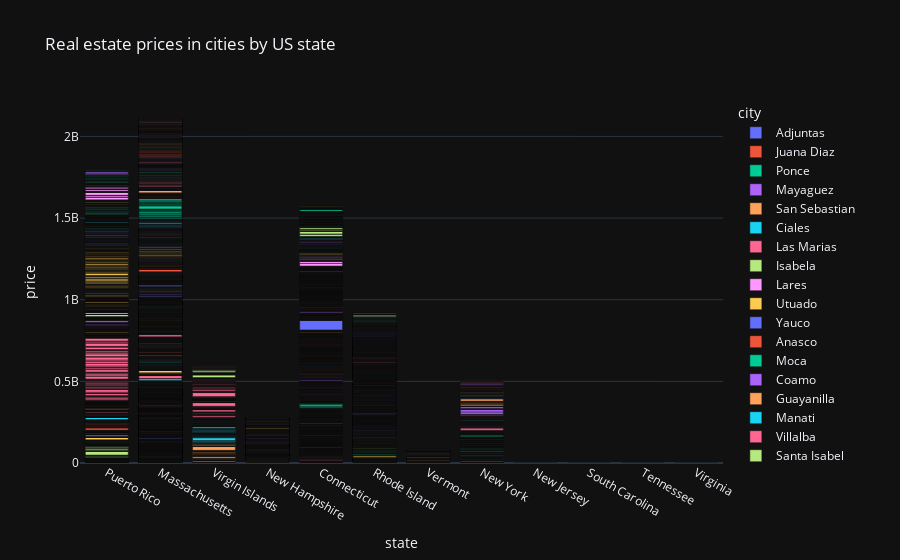

Notebook code for this chart:
### Code cell
# Making a barplot of plotly express.
fig = px.bar(df_realtor_new, x='state', y='price', color='city',
             title='Real estate prices in cities by US state')
fig.show()
